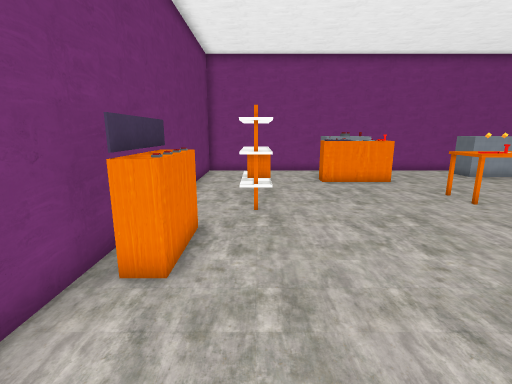
View 1 (above)

16 first-person views from a walk through a scene from a Unity 3-D project. The camera is 1.2 m above the floor, tilts 12° down and sees 85° across. The floor is counted in squares, 0.5 m on a side. Each view is taken from the middle of a square. On the plan, view 1 faces up. The plan holds only what a view shows up to about 18 squares ahead; the rest is blank. The player character is not drawn. Some surface patterns are stand-ins.

View 2
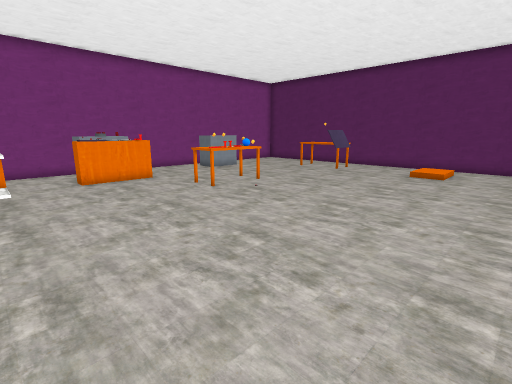

View 3
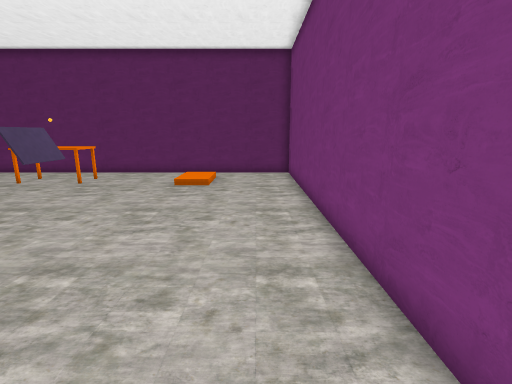

View 4
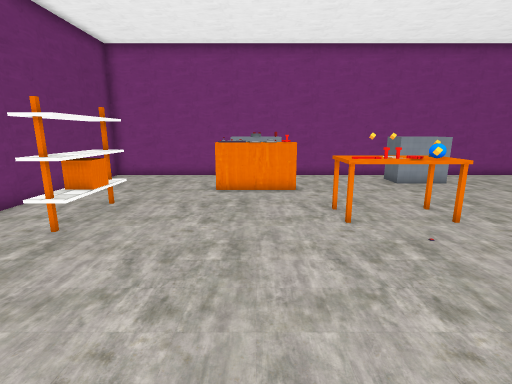

View 5
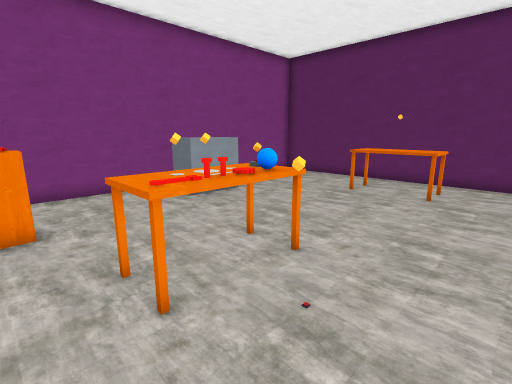

View 6
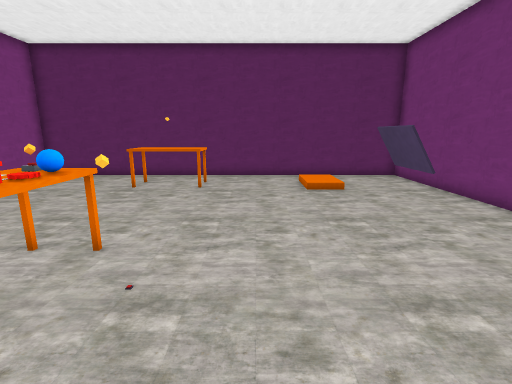

View 7
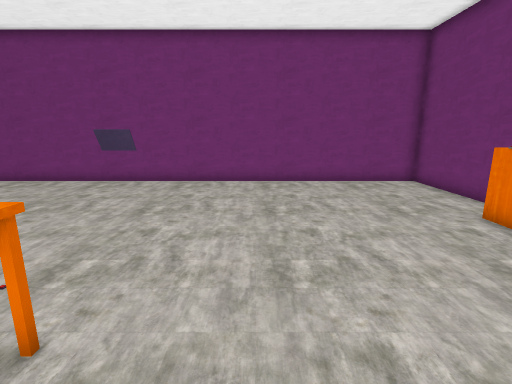

View 8
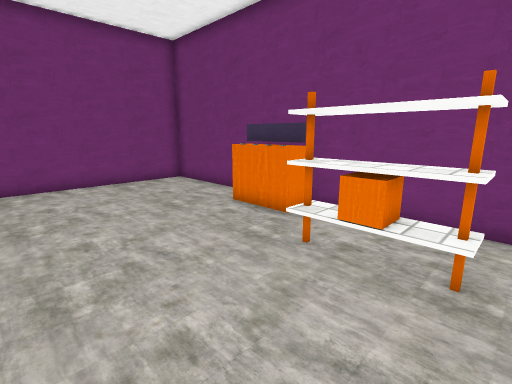

View 9
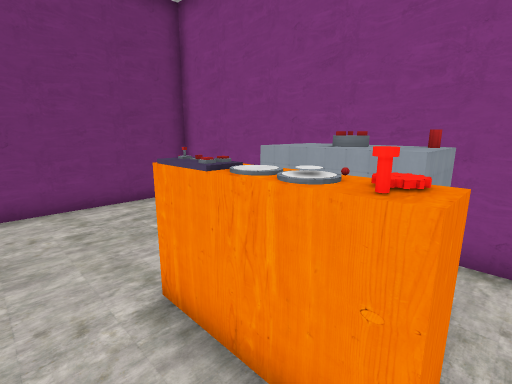

View 10
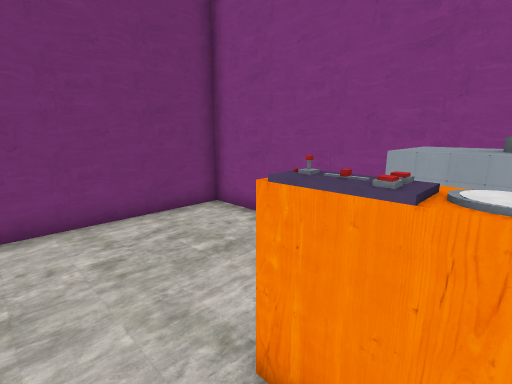

View 11
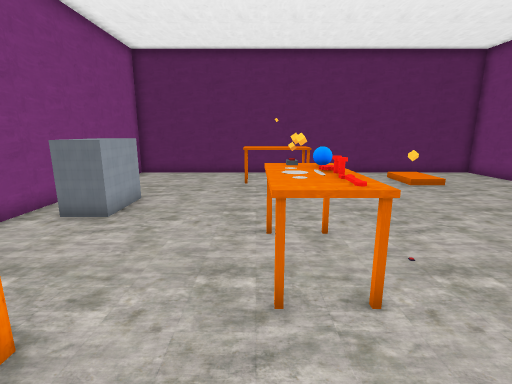

View 12
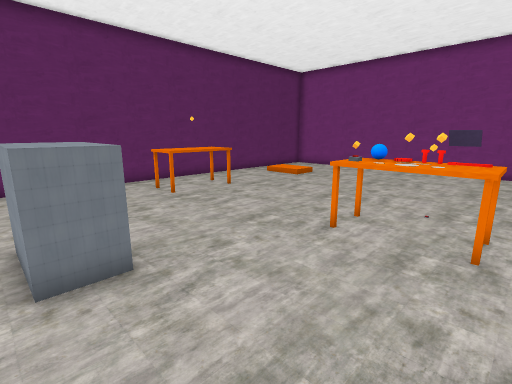

View 13
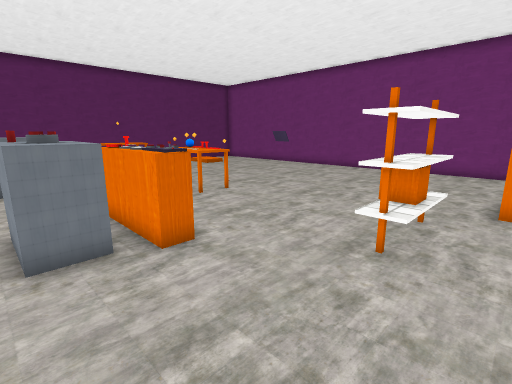

View 14
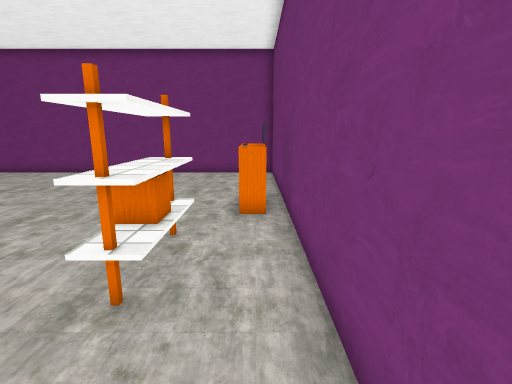

View 15
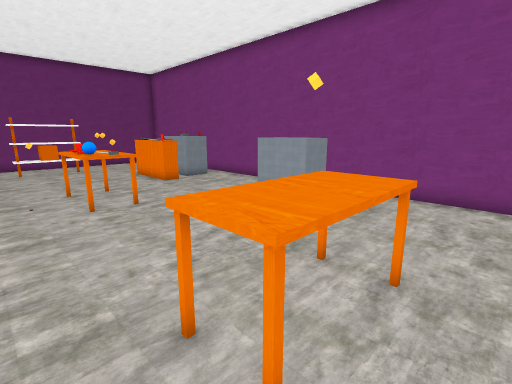

View 16
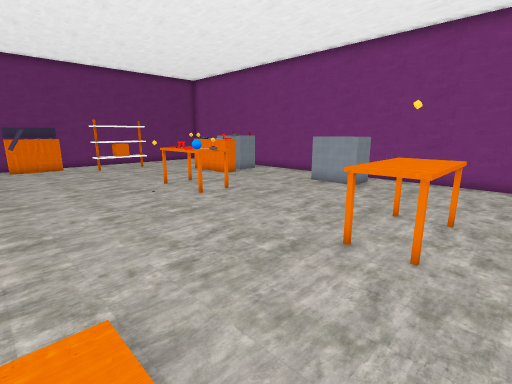

### Floor plan
Key: @ floor where view 1 was taken; # wall or solid block; . main floor; : floor 0.25 m higher than the main floor; / step, stairs or slope; = window, fence, low wall or low ledge; O other object.
Columns run from 3 left of view 1 to 21 right of it. Each row starts with its distance up from view 1.
 18 #########################
 17 #......OOO.....OOO......#
 16 #......OOO.....OOO......#
 15 #......OOO.....OOO......#
 14 #.....=OOO=.............#
 13 #.......................#
 12 #..O.................O..#
 11 #.OO.......OOO......OOO.#
 10 #.OO......OOOOO.....OOO.#
  9 #.OO.......OOO......OOO.#
  8 #..O........=........O..#
  7 #O......................#
  6 #O......................#
  5 #O......................#
  4 #O......... ##......///.#
  3 #.................../:/.#
  2 #...................///.#
  1 #.......................#
  0 #..@....................#
 -1 #.......................#
 -2 #########################

Positions as (right, up) in squares from view 1, and headings:
1: (0, 0), facing up
2: (0, -1), facing up-right
3: (4, 0), facing right
4: (5, 2), facing up
5: (6, 6), facing up-right
6: (5, 6), facing right
7: (5, 12), facing down
8: (5, 12), facing down-left
9: (7, 12), facing up-left
10: (5, 12), facing up-left
11: (4, 11), facing right
12: (7, 17), facing down-right
13: (-2, 17), facing down-right
14: (-2, 15), facing down
15: (20, 7), facing up-left
16: (20, 3), facing up-left
